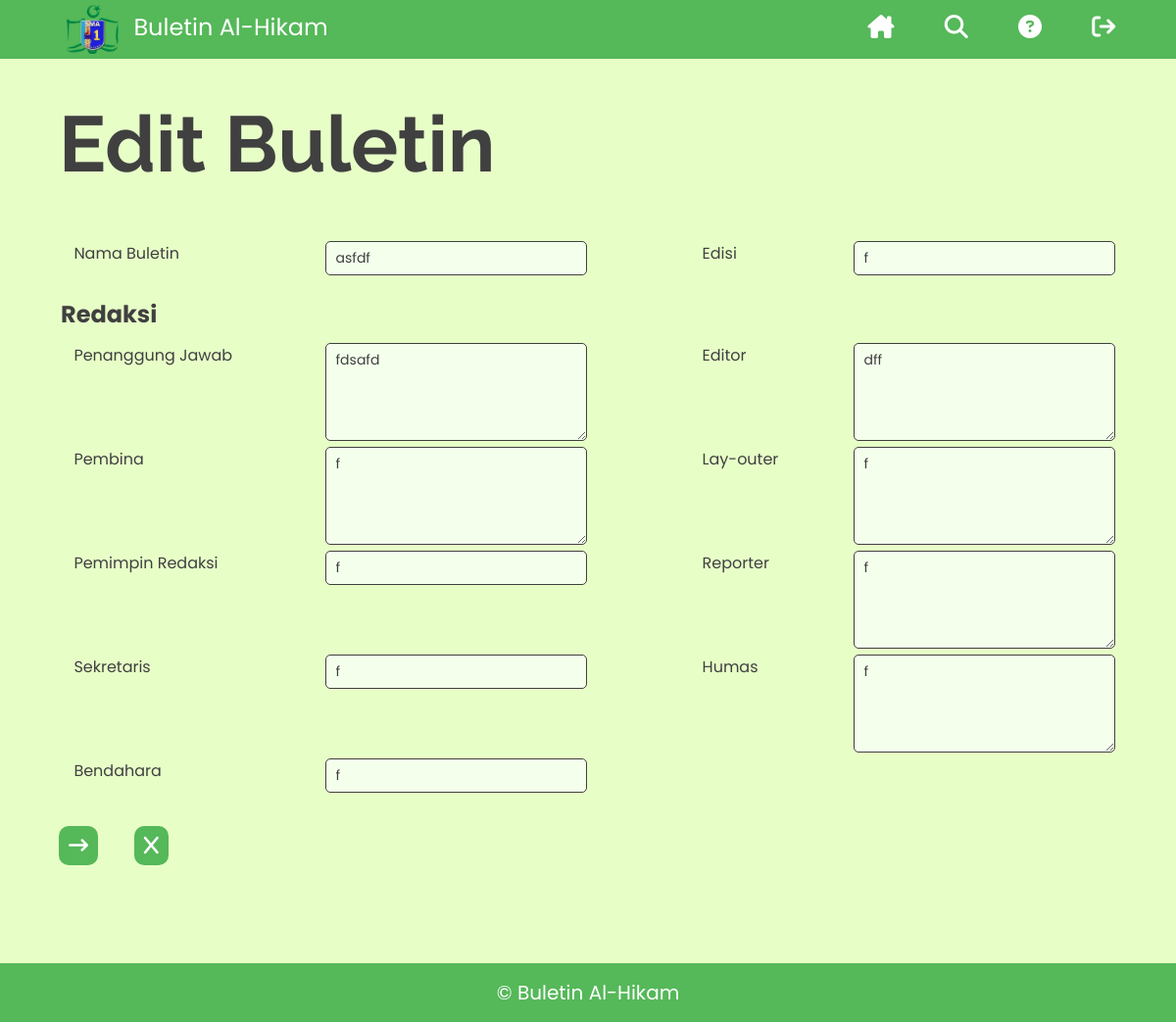
The page /form-edit-buletin.php?id_buletin=8 (signed in) on the database its author committed.
### tables this page shows
CREATE TABLE `buletin` (
  `id` int(11) NOT NULL,
  `nama_buletin` varchar(50) NOT NULL,
  `edisi` varchar(50) NOT NULL,
  `penanggung_jawab` varchar(50) NOT NULL,
  `pembina` tinytext NOT NULL,
  `pemimpin_redaksi` varchar(50) NOT NULL,
  `sekretaris` varchar(50) NOT NULL,
  `bendahara` varchar(50) NOT NULL,
  `editor` tinytext NOT NULL,
  `layouter` tinytext NOT NULL,
  `reporter` tinytext NOT NULL,
  `humas` tinytext NOT NULL,
  `image` longblob NOT NULL,
  `created` datetime NOT NULL
);

### form-edit-buletin.php (the view, shortened to what this page needs)
<?php
require('dbconfig-1.php');
try {
    $pdo = new PDO($dsn,$db_username,$db_password,$opt);
    $id = $_GET["id_buletin"];
    $sql = "SELECT * FROM buletin WHERE id=$id";
    $hasil = $pdo->query($sql);
    $hasil->setFetchMode(PDO::FETCH_ASSOC);
    $row = $hasil->fetch();
} catch (PDOException $e) {
    exit("PDO Error: ".$e->getMessage()."<br>");
}
?>
<!DOCTYPE html>
<html lang="en">
<head>
    <link rel="stylesheet" href="style/styleUmum.css">
    <link rel="stylesheet" href="style/styleHeader.css">
    <link rel="stylesheet" href="style/styleFooter.css">
    <link rel="stylesheet" href="style/styleFormBuletin.css">
</head>
<body>
    <?php
    include("header.php");
    ?>
    <div class="container">
        <div class="judul-tambah-buletin">
            <h1>Edit Buletin</h1>
        </div>
        <div class="kotak-form">
            <form action="form-edit-buletin-2.php" method="post" id="form-tambah-buletin">
                <table>
                    <tr>
                        <td>
                            <label for="nama_buletin">Nama Buletin</label>
                        </td>
                        <td>
                            <input type="text" id="nama_buletin" name="nama_buletin" value="<?php echo $row['nama_buletin'];?>">
                        </td>
                        <td class="kolom-2">
                            <label for="edisi">Edisi</label>
                        </td>
                        <td>
                            <input type="text" id="edisi" name="edisi" placeholder="Edisi X Tahun XX (Bulan) (Tahun)" value="<?php echo $row['edisi'];?>">
                        </td>
                    </tr>
                    <tr>
                        <td>
                            <h1>Redaksi</h1>
                        </td>
                        <td></td>
                        <td class="kolom-2"></td>
                        <td></td>
                    </tr>
                    <tr>
                        <td>
                            <label for="penanggung_jawab">Penanggung Jawab</label>
                        </td>
                        <td>
                            <textarea name="penanggung_jawab" id="penanggung_jawab" rows="5" form="form-tambah-buletin"><?php echo $row['penanggung_jawab'];?></textarea>
                        </td>
                        <td class="kolom-2">
                            <label for="editor">Editor</label>
                        </td>
                        <td>
                            <textarea name="editor" id="editor" form="form-tambah-buletin"><?php echo $row['editor'];?></textarea>
                        </td>
                    </tr>
                    <tr>
                        <td>
                            <label for="pembina">Pembina</label>
                        </td>
                        <td>
                            <textarea name="pembina" id="pembina" form="form-tambah-buletin"><?php echo $row['pembina'];?></textarea>
                        </td>
                        <td class="kolom-2">
                            <label for="layouter">Lay-outer</label>
                        </td>
                        <td>
                            <textarea name="layouter" id="layouter" form="form-tambah-buletin"><?php echo $row['layouter'];?></textarea>
                        </td>
                    </tr>
                    <tr>
                        <td>
                            <label for="pemimpin_redaksi">Pemimpin Redaksi</label>
                        </td>
                        <td>
                            <input type="text" name="pemimpin_redaksi" id="pemimpin_redaksi" value="<?php echo $row['pemimpin_redaksi'];?>">
                        </td>
                        <td class="kolom-2">
                            <label for="reporter">Reporter</label>
                        </td>
                        <td>
                            <textarea name="reporter" id="reporter" form="form-tambah-buletin"><?php echo $row['reporter'];?></textarea>
                        </td>
                    </tr>
                    <tr>
                        <td>
                            <label for="sekretaris">Sekretaris</label>
                        </td>
                        <td>
                            <input type="text" name="sekretaris" id="sekretaris" value="<?php echo $row['sekretaris'];?>">
                        </td>
                        <td class="kolom-2">
                            <label for="humas">Humas</label>
                        </td>
                        <td>
                            <textarea name="humas" id="humas" form="form-tambah-buletin"><?php echo $row['humas'];?></textarea>
                        </td>
                    </tr>
                    <tr>
                        <td>
                            <label for="bendahara">Bendahara</label>
                        </td>
                        <td>
                            <input type="text" name="bendahara" id="bendahara" value="<?php echo $row['bendahara'];?>">
                        </td>
                        <td class="kolom-2"></td>
                        <td></td>
                    </tr>
                </table>
                <div class="tombol edit">
                    <button type="Submit" title="Selanjutnya" class="edit"><i class="fa-solid fa-arrow-right-long"></i></button>
                    <a href="buletin.php?id_buletin=<?php echo $id;?>"><i class="fa-solid fa-x"></i></a>
                </div>
            </form>
        </div>
    </div>
    <?php
    include("footer.php");
    ?>
</body>
</html>

### style/styleUmum.css (style rules this page uses)
* { margin: 0; padding: 0; font-family: sans-serif; color: #404040; box-sizing: border-box; }
body { background-color: #e7ffc7; overflow-x: hidden; }
a { text-decoration: none; }
.container { min-height: 90vh; }
form label { font-family: 'Poppins'; }
input[type=text], textarea { font-family: 'Poppins'; font-size: 14px; padding: 6px 10px; background-color: #f4ffec; border-radius: 5px; border: 1px solid #404040; }
.tombol { margin-left: 5%; }
.tombol a { display: inline-block; background-color: #55B859; color: white; height: fit-content; font-family: 'Poppins'; font-size: 20px; padding: 5px 15px; width: fit-content; border-radius: 10px; margin: 30px 3% 0 0; transition-duration: 0.3s; }
.tombol a i { color: white; }
form button { width: fit-content; height: fit-content; font-family: 'Poppins'; font-size: 20px; border-radius: 10px; background-color: #55B859; color: white; border: none; cursor: pointer; transition-duration: 0.3s; }
form button i { color: white; }

### style/styleFormBuletin.css (style rules this page uses)
.judul-tambah-buletin { margin: 100px 5% 0 5%; }
.judul-tambah-buletin h1 { font-family: 'Raleway'; font-size: 80px; }
.kotak-form { width: 90%; min-height: 40vh; margin: 50px 5% 0 5%; }
label { padding-left: 5%; }
table { width: 100%; }
form td { width: 25%; vertical-align: top; }
form td.kolom-2 { padding-left: 10%; }
td h1 { padding-top: 20px; font-family: 'Poppins'; font-size: 24px; padding-bottom: 10px; }
input[type=text],textarea { width: 100%; }
textarea { height: 100px; }
.tombol a { display: inline-block; background-color: #55B859; color: white; height: fit-content; font-family: 'Poppins'; font-size: 20px; padding: 5px 10px; width: fit-content; border-radius: 10px; transition-duration: 0.5s; }
form button { padding: 5px 10px; }
form button.edit { display: inline-block; margin-right: 3%; }
.tombol.edit { margin-left: 0; }

### rows shown on the page
buletin: nama_buletin "asfdf", edisi "f", penanggung_jawab "fdsafd", editor "dff", pembina "f", layouter "f", pemimpin_redaksi "f", reporter "f", sekretaris "f", humas "f", bendahara "f"
